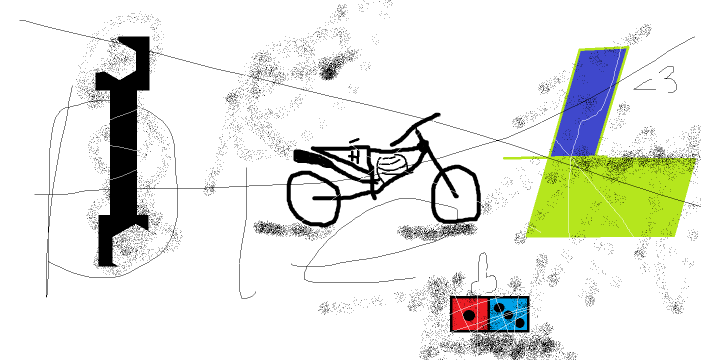
%> input picture MATLAB/digital signal processing/Shnyaga.png, 1402 x 720 px (shown at 1/2 size)
$ octave L2_samoris.m   (GNU Octave 9; MATLAB toolbox functions it lacks are replaced by stand-ins)
%> lines starting %> are read from the running program, lines starting %| are printed output that depends on the picture; in (x1, y1, x2, y2) boxes, pixels count from 0 and x2, y2 are one past the last pixel; in counts of white or black regions, pixels touching at a corner belong together; the program's own positions count from 1
close all;
clear all;
clc;

A=imread('Shnyaga.png');
%> A is the input picture: size 720x1402x3 uint8; mean R, G, B 228.9, 231.1, 224.1
figure, imshow(A),title('Исходник');
C=graythresh(A);
%> C = 0.514

B=im2bw(A,0.33);
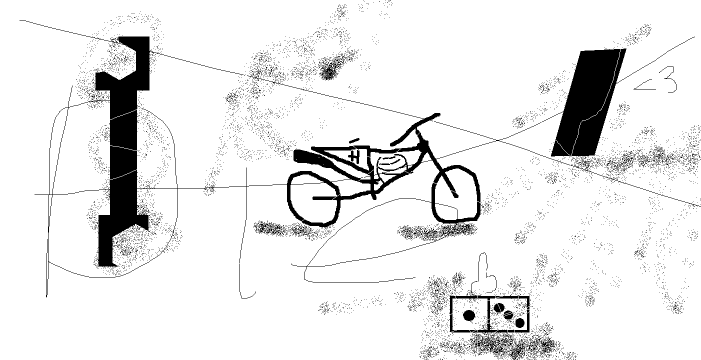
%> B: size 720x1402 logical (shown at 1/2 size); 91.1% white; 8308 black regions (8235 under 20 px), largest, box (x1, y1, x2, y2) and area: (39, 40, 1141, 595) 45995, (1084, 73, 1390, 314) 18761, (956, 589, 1036, 671) 1106
B=imcomplement(B);
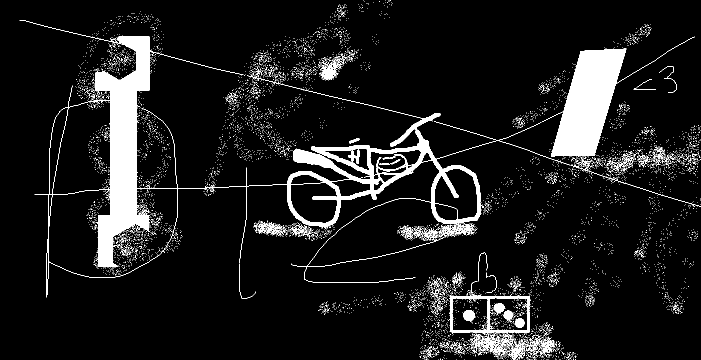
%> B: size 720x1402 logical (shown at 1/2 size); 8.9% white; 8308 white regions (8235 under 20 px), largest, box (x1, y1, x2, y2) and area: (39, 40, 1141, 595) 45995, (1084, 73, 1390, 314) 18761, (956, 589, 1036, 671) 1106
figure, imshow(B),title('Бинаризация');

I=ones(3);

C=imdilate(B,I);
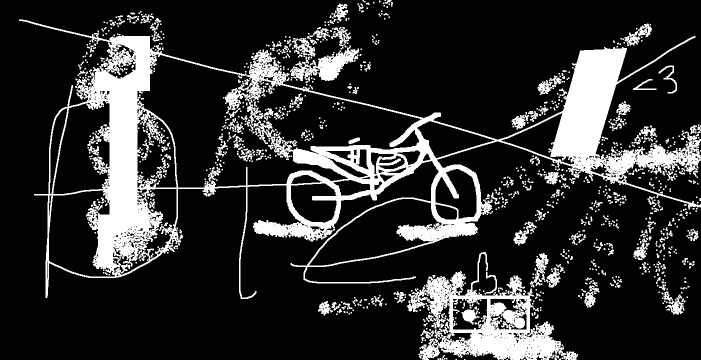
%> C: size 720x1402 logical (shown at 1/2 size); 18.6% white; 1182 white regions (849 under 20 px), largest, box (x1, y1, x2, y2) and area: (38, 39, 1402, 598) 122290, (814, 504, 1156, 720) 24655, (580, 91, 718, 162) 3863
figure, imshow(C),title('Имдилате');

D=imerode(B,I);
%> D: size 720x1402 logical; 5.2% white; 97 white regions (60 under 20 px), largest, box (x1, y1, x2, y2) and area: (1113, 99, 1239, 310) 12349, (198, 342, 296, 532) 8658, (192, 74, 299, 237) 8092
figure, imshow(D),title('Эрозия');

E=imerode(B,I);
E=imdilate(E,I);
%> E: size 720x1402 logical; 6.2% white; 64 white regions (26 under 20 px), largest, box (x1, y1, x2, y2) and area: (191, 73, 300, 533) 24447, (1102, 97, 1252, 313) 18534, (574, 226, 961, 454) 15292
figure, imshow(E),title('Эрозия + дилатация');

E=imdilate(B,I);
E=imerode(E,I);
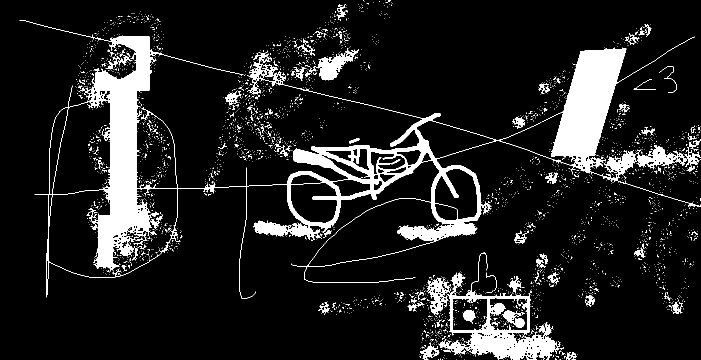
%> E: size 720x1402 logical (shown at 1/2 size); 11.3% white; 3291 white regions (3188 under 20 px), largest, box (x1, y1, x2, y2) and area: (39, 40, 1402, 597) 82184, (877, 508, 1121, 720) 11943, (618, 96, 717, 161) 2095
figure, imshow(E),title('дилатация + эррозия');

opn=imopen(B,I);
figure, imshow(opn),title('Размыкание');

cll=imclose(B,I);
%> cll: size 720x1402 logical; 11.3% white; 3293 white regions (3190 under 20 px), largest, box (x1, y1, x2, y2) and area: (39, 40, 1402, 597) 82180, (877, 508, 1121, 720) 11924, (618, 96, 717, 161) 2095
figure, imshow(cll),title('Замыкание');

Deletee=bwareaopen(opn,1500);
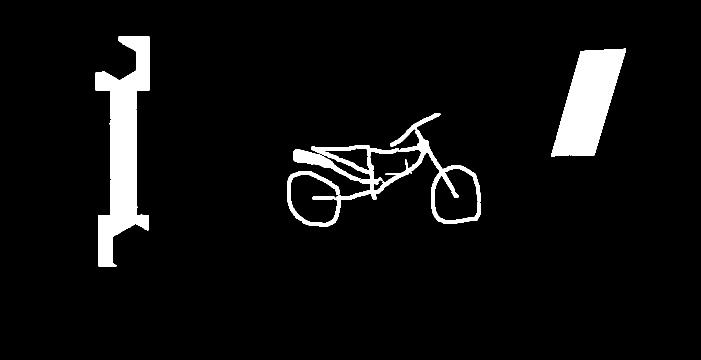
%> Deletee: size 720x1402 logical (shown at 1/2 size); 5.8% white; 3 white regions, box (x1, y1, x2, y2) and area: (191, 73, 300, 533) 24447, (1102, 97, 1252, 313) 18534, (574, 226, 961, 454) 15292
figure, imshow(Deletee),title('Удаление');

Deletee=imclose(Deletee,I);
%> Deletee: size 720x1402 logical; 5.8% white; 3 white regions, box (x1, y1, x2, y2) and area: (191, 73, 300, 533) 24616, (1102, 97, 1252, 313) 18800, (574, 226, 961, 454) 15453
figure, imshow(Deletee),title('Замыкание del');


R=bwlabel(Deletee);
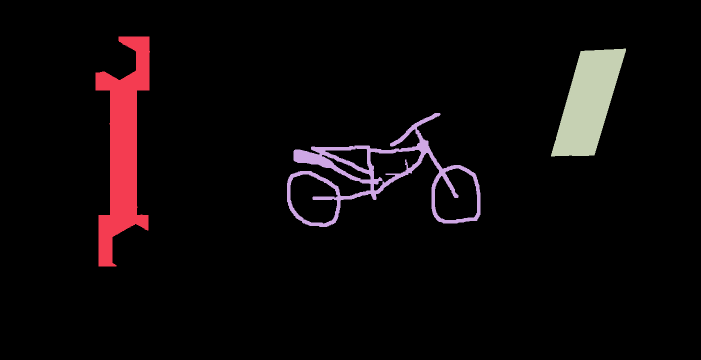
%> R: size 720x1402 double (shown at 1/2 size); 4 distinct labels, from 0 to 3; one colour per label, 0 black
figure, imshow(R,[]),title('Замыкание');


D1=zeros(size(R));
D1(find(R==1))=1;
%> D1: size 720x1402 double; values 0 (black) and 1 (white), 2.4% white; 1 white region, box (x1, y1, x2, y2) and area: (191, 73, 300, 533) 24616
figure, imshow(D1);

D2=zeros(size(R));
D2(find(R==2))=1;
%> D2: size 720x1402 double; values 0 (black) and 1 (white), 1.5% white; 1 white region, box (x1, y1, x2, y2) and area: (574, 226, 961, 454) 15453
figure, imshow(D2);

D3=zeros(size(R));
D3(find(R==3))=1;
%> D3: size 720x1402 double; values 0 (black) and 1 (white), 1.9% white; 1 white region, box (x1, y1, x2, y2) and area: (1102, 97, 1252, 313) 18800
figure, imshow(D3);

D4=zeros(size(R));
D4(find(R==4))=1;
%> D4: size 720x1402 double; every value is 0
figure, imshow(D4);

edg1=bwperim(D1);
%> edg1: size 720x1402 logical; 0.13% white in thin lines or dots, all inside (x1, y1, x2, y2) = (191, 73, 300, 533)
figure, imshow(edg1);

edg2=bwperim(D2);
%> edg2: size 720x1402 logical; 0.34% white in thin lines or dots, all inside (x1, y1, x2, y2) = (574, 226, 961, 454)
figure, imshow(edg2);

edg3=bwperim(D3);
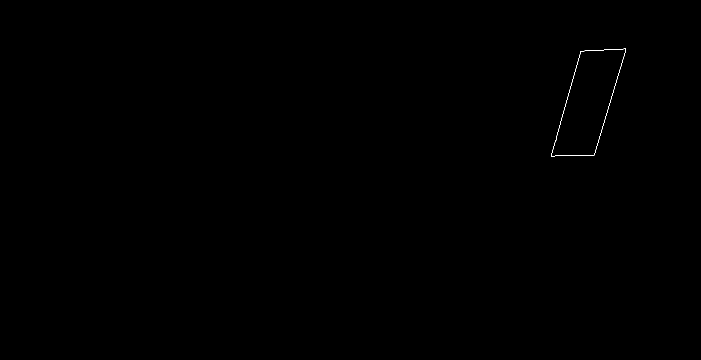
%> edg3: size 720x1402 logical (shown at 1/2 size); 0.06% white in thin lines or dots, all inside (x1, y1, x2, y2) = (1102, 97, 1252, 313)
figure, imshow(edg3);

edg4=bwperim(D4);
%> edg4: size 720x1402 logical; every value is 0
figure, imshow(edg4);
